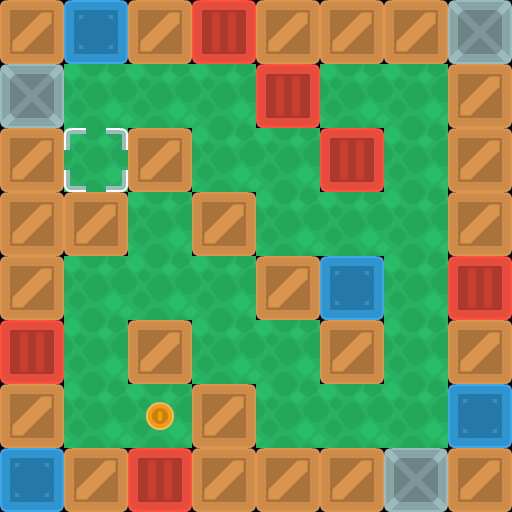

A level layout from a 2D game, rendered from its tile map. Below: a short description, then the map file with its tile-grid data intact:
An orthogonal 8x8 tile map with 64x64 px tiles, 3 tile layers (background, walls, objects).

<map version="1.10" tiledversion="1.11.2" orientation="orthogonal" renderorder="right-down" width="8" height="8" tilewidth="64" tileheight="64" infinite="0" nextlayerid="5" nextobjectid="1">
 <properties>
  <property name="character_bottom" value="[[0, 5], [1, 5], [2, 5]]" />
  <property name="character_left" value="[[3, 7], [4, 7], [5, 7]]" />
  <property name="character_right" value="[[0, 7], [1, 7], [2, 7]]" />
  <property name="character_top" value="[[3, 5], [4, 5], [5, 5]]" />
 </properties>
 <tileset firstgid="1" source="sokoban_tilesheet.tsx" />
 <layer id="4" name="background" width="8" height="8">
  <data encoding="csv">
0,0,0,0,0,0,0,0,
0,89,89,89,0,89,89,0,
0,89,0,89,89,0,89,0,
0,0,89,0,89,89,89,0,
0,89,89,89,0,0,89,0,
0,89,0,89,89,0,89,0,
0,89,89,0,89,89,89,0,
0,0,0,0,0,0,0,0
</data>
 </layer>
 <layer id="1" name="walls" width="8" height="8">
  <data encoding="csv">
2,4,2,3,2,2,2,6,
6,0,0,0,3,0,0,2,
2,0,2,0,0,3,0,2,
2,2,0,2,0,0,0,2,
2,0,0,0,2,4,0,3,
3,0,2,0,0,2,0,2,
2,0,0,2,0,0,0,4,
4,2,3,2,2,2,6,2
</data>
 </layer>
 <layer id="3" name="objects" width="8" height="8">
  <data encoding="csv">
0,0,0,0,0,0,0,0,
0,0,0,0,0,0,0,0,
0,40,0,0,0,0,0,0,
0,0,0,0,0,0,0,0,
0,0,0,0,0,0,0,0,
0,0,0,0,0,0,0,0,
0,0,75,0,0,0,0,0,
0,0,0,0,0,0,0,0
</data>
 </layer>
</map>
